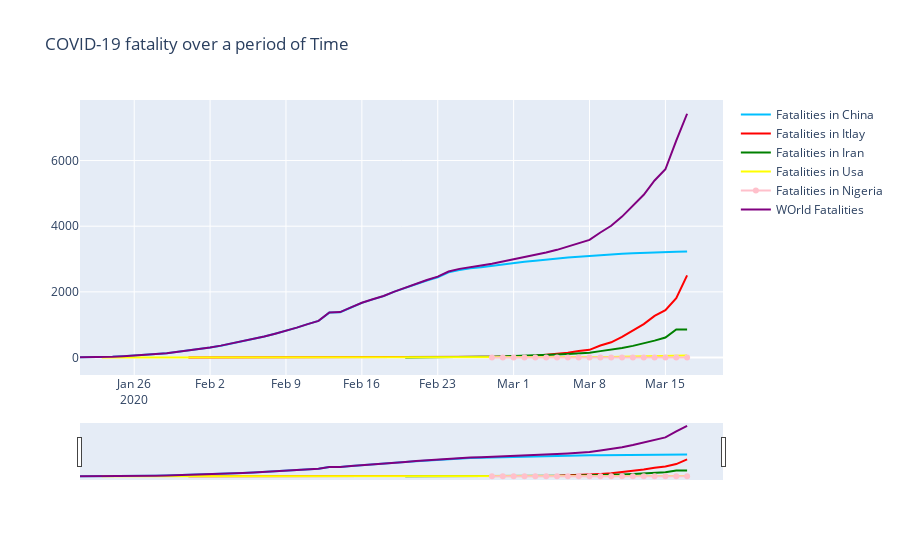

The notebook cell this image was saved under:
### Code cell
China_deaths = df2.loc[df2["location"]=="China"].groupby("date")["total_deaths"].sum().reset_index()
Italy_deaths = df2.loc[df2["location"]=="Italy"].groupby("date")["total_deaths"].sum().reset_index()
Iran_deaths = df2.loc[df2["location"]=="Iran"].groupby("date")["total_deaths"].sum().reset_index()
Usa_deaths = df2.loc[df2["location"]=="United States"].groupby("date")["total_deaths"].sum().reset_index()
Nigeria_deaths = df2.loc[df2["location"]=="Nigeria"].groupby("date")["total_deaths"].sum().reset_index()
World_deaths = df2.loc[df2["location"]=="World"].groupby("date")["total_deaths"].sum().reset_index()

fig = go.Figure()

fig.add_trace(go.Scatter(x=China_deaths.date, y=China_deaths["total_deaths"], name="Fatalities in China",
                         line_color='deepskyblue'))

fig.add_trace(go.Scatter(x=Italy_deaths.date, y=Italy_deaths['total_deaths'], name="Fatalities in Itlay",
                         line_color='red'))

fig.add_trace(go.Scatter(x=Iran_deaths.date, y=Iran_deaths['total_deaths'], name="Fatalities in Iran",
                         line_color='green'))

fig.add_trace(go.Scatter(x=Usa_deaths.date, y=Usa_deaths['total_deaths'], name="Fatalities in Usa",
                         line_color='yellow'))

fig.add_trace(go.Scatter(x=Nigeria_deaths.date, y=Nigeria_deaths['total_deaths'], name="Fatalities in Nigeria",
                         line_color='pink'))

fig.add_trace(go.Scatter(x=World_deaths.date, y=World_deaths['total_deaths'], name="WOrld Fatalities",
                         line_color='purple'))

fig.update_layout(title_text=' COVID-19 fatality over a period of Time',
                  xaxis_rangeslider_visible=True)
fig.show()

### Figure 1 — Plotly figure (JSON) as saved in the notebook; plotly's stock layout.template omitted (floating-point values rounded to 4 significant figures)
{"data": [{"line": {"color": "deepskyblue"}, "name": "Fatalities in China", "type": "scatter", "x": ["2020-01-21", "2020-01-22", "2020-01-23", "2020-01-24", "2020-01-25", "2020-01-26", "2020-01-27", "2020-01-28", "2020-01-29", "2020-01-30", "2020-01-31", "2020-02-01", "2020-02-02", "2020-02-03", "2020-02-04", "2020-02-05", "2020-02-06", "2020-02-07", "2020-02-08", "2020-02-09", "2020-02-10", "2020-02-11", "2020-02-12", "2020-02-13", "2020-02-14", "2020-02-15", "2020-02-16", "2020-02-17", "2020-02-18", "2020-02-19", "2020-02-20", "2020-02-21", "2020-02-22", "2020-02-23", "2020-02-24", "2020-02-25", "2020-02-26", "2020-02-27", "2020-02-28", "2020-02-29", "2020-03-01", "2020-03-02", "2020-03-03", "2020-03-04", "2020-03-05", "2020-03-06", "2020-03-07", "2020-03-08", "2020-03-09", "2020-03-10", "2020-03-11", "2020-03-12", "2020-03-13", "2020-03-14", "2020-03-15", "2020-03-16", "2020-03-17"], "y": [6, 6, 17, 25, 41, 56, 80, 106, 132, 170, 213, 259, 304, 361, 425, 491, 564, 637, 723, 812, 909, 1017, 1114, 1368, 1381, 1524, 1666, 1772, 1870, 2006, 2121, 2239, 2348, 2445, 2595, 2666, 2718, 2747, 2791, 2838, 2873, 2915, 2946, 2984, 3015, 3045, 3073, 3100, 3123, 3140, 3162, 3173, 3180, 3194, 3204, 3218, 3231]}, {"line": {"color": "red"}, "name": "Fatalities in Itlay", "type": "scatter", "x": ["2020-01-31", "2020-02-01", "2020-02-02", "2020-02-03", "2020-02-04", "2020-02-05", "2020-02-06", "2020-02-07", "2020-02-08", "2020-02-09", "2020-02-10", "2020-02-11", "2020-02-12", "2020-02-13", "2020-02-14", "2020-02-15", "2020-02-16", "2020-02-17", "2020-02-18", "2020-02-19", "2020-02-20", "2020-02-21", "2020-02-22", "2020-02-23", "2020-02-24", "2020-02-25", "2020-02-26", "2020-02-27", "2020-02-28", "2020-02-29", "2020-03-01", "2020-03-02", "2020-03-03", "2020-03-04", "2020-03-05", "2020-03-06", "2020-03-07", "2020-03-08", "2020-03-09", "2020-03-10", "2020-03-11", "2020-03-12", "2020-03-13", "2020-03-14", "2020-03-15", "2020-03-16", "2020-03-17"], "y": [0, 0, 0, 0, 0, 0, 0, 0, 0, 0, 0, 0, 0, 0, 0, 0, 0, 0, 0, 0, 0, 0, 0, 2, 2, 6, 11, 12, 17, 21, 29, 35, 52, 80, 107, 148, 197, 234, 366, 463, 631, 827, 1016, 1268, 1441, 1809, 2503]}, {"line": {"color": "green"}, "name": "Fatalities in Iran", "type": "scatter", "x": ["2020-02-20", "2020-02-21", "2020-02-22", "2020-02-23", "2020-02-24", "2020-02-25", "2020-02-26", "2020-02-27", "2020-02-28", "2020-02-29", "2020-03-01", "2020-03-02", "2020-03-03", "2020-03-04", "2020-03-05", "2020-03-06", "2020-03-07", "2020-03-08", "2020-03-09", "2020-03-10", "2020-03-11", "2020-03-12", "2020-03-13", "2020-03-14", "2020-03-15", "2020-03-16", "2020-03-17"], "y": [2, 2, 4, 5, 8, 12, 15, 22, 26, 34, 43, 54, 66, 77, 92, 107, 124, 145, 194, 237, 291, 354, 429, 514, 608, 853, 853]}, {"line": {"color": "yellow"}, "name": "Fatalities in Usa", "type": "scatter", "x": ["2020-01-23", "2020-01-24", "2020-01-25", "2020-01-26", "2020-01-27", "2020-01-28", "2020-01-29", "2020-01-30", "2020-01-31", "2020-02-01", "2020-02-02", "2020-02-03", "2020-02-04", "2020-02-05", "2020-02-06", "2020-02-07", "2020-02-08", "2020-02-09", "2020-02-10", "2020-02-11", "2020-02-12", "2020-02-13", "2020-02-14", "2020-02-15", "2020-02-16", "2020-02-17", "2020-02-18", "2020-02-19", "2020-02-20", "2020-02-21", "2020-02-22", "2020-02-23", "2020-02-24", "2020-02-25", "2020-02-26", "2020-02-27", "2020-02-28", "2020-02-29", "2020-03-01", "2020-03-02", "2020-03-03", "2020-03-04", "2020-03-05", "2020-03-06", "2020-03-07", "2020-03-08", "2020-03-09", "2020-03-10", "2020-03-11", "2020-03-12", "2020-03-13", "2020-03-14", "2020-03-15", "2020-03-16", "2020-03-17"], "y": [0, 0, 0, 0, 0, 0, 0, 0, 0, 0, 0, 0, 0, 0, 0, 0, 0, 0, 0, 0, 0, 0, 0, 0, 0, 0, 0, 0, 0, 0, 0, 0, 0, 0, 0, 0, 0, 0, 0, 0, 2, 6, 9, 10, 11, 11, 11, 19, 25, 29, 36, 41, 41, 41, 58]}, {"line": {"color": "pink"}, "name": "Fatalities in Nigeria", "type": "scatter", "x": ["2020-02-28", "2020-02-29", "2020-03-01", "2020-03-02", "2020-03-03", "2020-03-04", "2020-03-05", "2020-03-06", "2020-03-07", "2020-03-08", "2020-03-09", "2020-03-10", "2020-03-11", "2020-03-12", "2020-03-13", "2020-03-14", "2020-03-15", "2020-03-16", "2020-03-17"], "y": [0, 0, 0, 0, 0, 0, 0, 0, 0, 0, 0, 0, 0, 0, 0, 0, 0, 0, 0]}, {"line": {"color": "purple"}, "name": "WOrld Fatalities", "type": "scatter", "x": ["2020-01-21", "2020-01-22", "2020-01-23", "2020-01-24", "2020-01-25", "2020-01-26", "2020-01-27", "2020-01-28", "2020-01-29", "2020-01-30", "2020-01-31", "2020-02-01", "2020-02-02", "2020-02-03", "2020-02-04", "2020-02-05", "2020-02-06", "2020-02-07", "2020-02-08", "2020-02-09", "2020-02-10", "2020-02-11", "2020-02-12", "2020-02-13", "2020-02-14", "2020-02-15", "2020-02-16", "2020-02-17", "2020-02-18", "2020-02-19", "2020-02-20", "2020-02-21", "2020-02-22", "2020-02-23", "2020-02-24", "2020-02-25", "2020-02-26", "2020-02-27", "2020-02-28", "2020-02-29", "2020-03-01", "2020-03-02", "2020-03-03", "2020-03-04", "2020-03-05", "2020-03-06", "2020-03-07", "2020-03-08", "2020-03-09", "2020-03-10", "2020-03-11", "2020-03-12", "2020-03-13", "2020-03-14", "2020-03-15", "2020-03-16", "2020-03-17"], "y": [6, 6, 17, 25, 41, 56, 80, 106, 132, 170, 213, 259, 305, 362, 426, 492, 565, 638, 724, 813, 910, 1018, 1115, 1369, 1383, 1526, 1669, 1775, 1873, 2009, 2129, 2247, 2359, 2463, 2618, 2700, 2762, 2804, 2858, 2924, 2977, 3043, 3112, 3198, 3280, 3380, 3486, 3584, 3809, 4012, 4292, 4613, 4956, 5392, 5735, 6606, 7426]}], "layout": {"title": {"text": " COVID-19 fatality over a period of Time"}, "xaxis": {"rangeslider": {"visible": true}}}}
